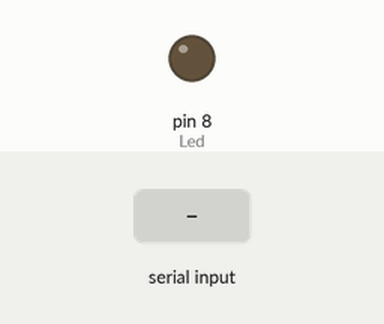
The sketch below on a simulated Arduino Uno, built with avr-gcc and run on an emulated ATmega328P. On the bench: output pins drawn as LEDs (lit = HIGH). The inputs (shaded band) are chosen by the test bench.

Above: at 1.2 s.
1.3 s: "1" received over Serial
At 1.9 s:
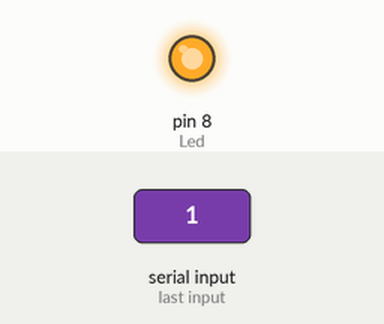
2.8 s: "3" received over Serial
At 4.2 s:
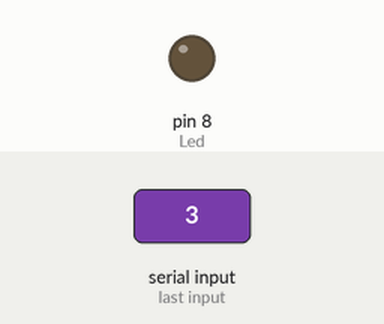
Timing chart, 0 to 5.8 s (numbered marks = the images above; inputs shaded):
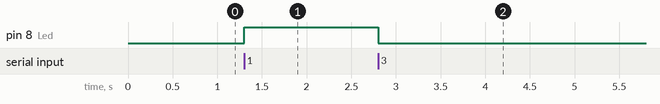

The sketch:

ARDUINO.ino
```cpp
int LDR = A0;  // LDR PIN
int Led = 8; // Led Pin
int LDR_value = 0; //Va;ue of LDR that will be read
char name ; // The recieving character
void setup() {

    Serial.begin(9600);
    pinMode ( Led , OUTPUT );
    pinMode ( LDR , INPUT );
}

void loop()
{

    // c sharp code
    if(Serial.available()!=0)
    {
          name = Serial.read();
          if ( name == '1')
          {
            digitalWrite(Led,HIGH);
          }
          if (name =='2')
          {
          //LDR code
          LDR_value = analogRead(LDR);
          Serial.println( LDR_value );
          }
          if (name == '3')
          {
            digitalWrite(Led,LOW);
          }
    };


}
```

Measured:
- after the input at 1.3 s, pin 8 (Led): LOW → HIGH at once
- after the input at 2.8 s, pin 8 (Led): HIGH → LOW at once
